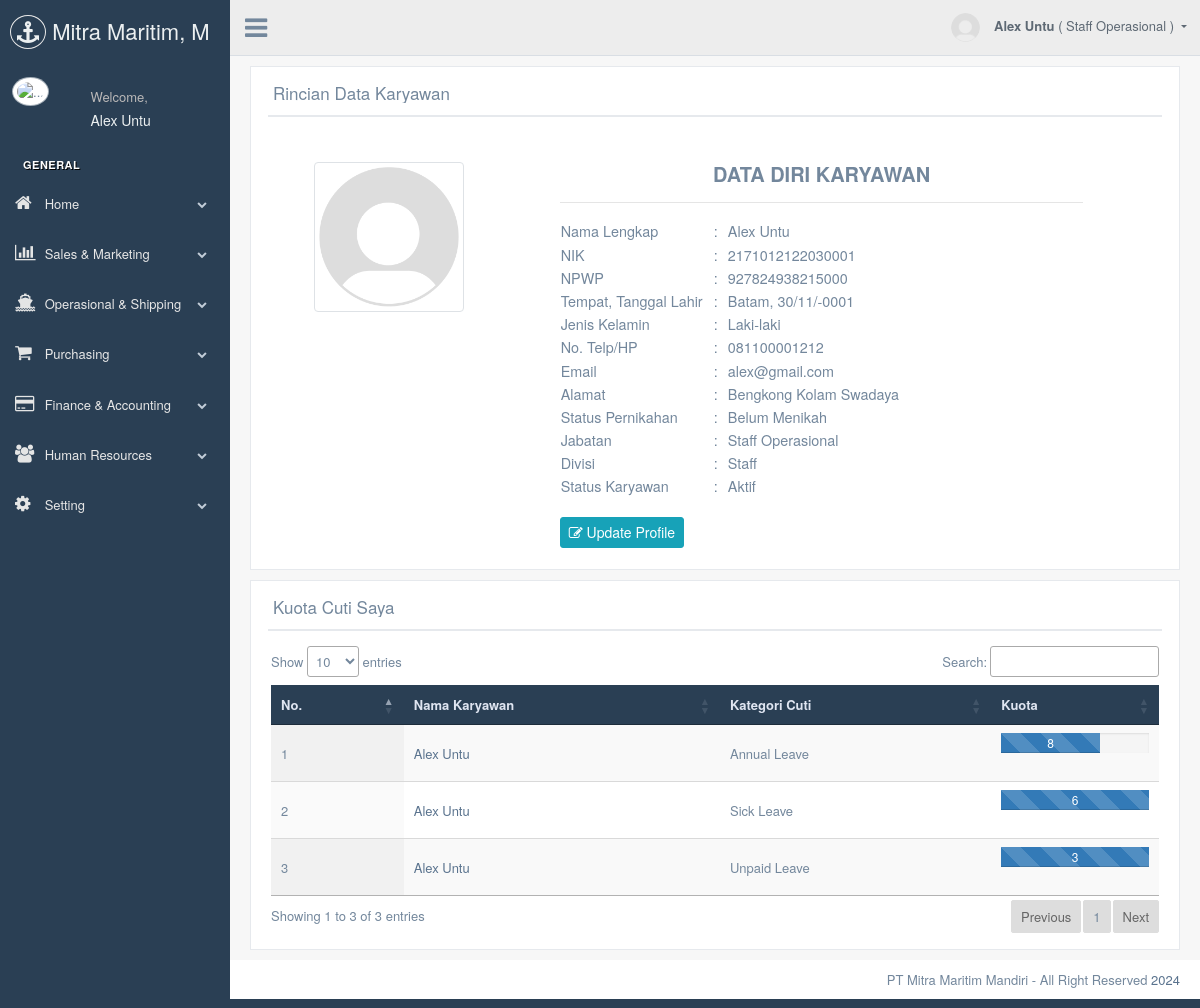
Page /production/purchasing.php?page=profile (signed in) on the committed database.
### tables this page shows
CREATE TABLE `user` (
  `id_user` int(11) NOT NULL,
  `username` varchar(50) NOT NULL,
  `password` varchar(255) NOT NULL,
  `level` varchar(200) NOT NULL,
  `id_emp` int(10) NOT NULL
);

CREATE TABLE `karyawan` (
  `id_emp` int(10) NOT NULL,
  `nama_emp` varchar(40) NOT NULL,
  `id_jabatan` int(10) DEFAULT NULL,
  `id_divisi` int(10) DEFAULT NULL,
  `status` varchar(30) NOT NULL,
  `gambar` varchar(200) NOT NULL,
  `tgl_lahir` date DEFAULT NULL,
  `tempat` varchar(50) DEFAULT NULL,
  `jenis_kelamin` varchar(30) DEFAULT NULL,
  `alamat` varchar(200) DEFAULT NULL,
  `no_hp` varchar(15) DEFAULT NULL,
  `email` varchar(40) DEFAULT NULL,
  `status_pernikahan` varchar(30) DEFAULT NULL,
  `nik` varchar(30) DEFAULT NULL,
  `npwp` varchar(30) DEFAULT NULL,
  `norek_mandiri` varchar(30) DEFAULT NULL
);

CREATE TABLE `jabatan` (
  `id_jabatan` int(10) NOT NULL,
  `nama_jabatan` varchar(30) NOT NULL
);

CREATE TABLE `divisi` (
  `id_divisi` int(10) NOT NULL,
  `nama_divisi` varchar(30) NOT NULL
);

CREATE TABLE `manage_cuti` (
  `id_manage_cuti` int(10) NOT NULL,
  `id_kategori_cuti` int(10) NOT NULL,
  `kuota_cuti` int(5) NOT NULL,
  `id_emp` int(10) NOT NULL
);

CREATE TABLE `kategori_cuti` (
  `id_kategori_cuti` int(10) NOT NULL,
  `kategori_cuti` varchar(255) NOT NULL
);

### production/page/profile/profile.php (the view, shortened to what the rows shown need)
<?php
$id_user = $_SESSION["id_user"];
$karyawan = query("SELECT * FROM karyawan JOIN jabatan ON jabatan.id_jabatan=karyawan.id_jabatan JOIN divisi ON divisi.id_divisi=karyawan.id_divisi JOIN user ON karyawan.id_emp=user.id_emp WHERE user.id_user = $id_user")[0];
?>
<div class="row">
	<div class="col-md-12 col-sm-12 ">
		<div class="x_panel">
				<div class="x_title">
					<h2>Rincian Data Karyawan<small></small></h2>
                  <form action="laporan/rekap_data.php" method="get">
                  </form>
					<div class="x_content">
						<div class="row no-gutters">
						  <div class="col-md-2 mt-5 ml-5 my-5 mr-5">
						    	<img src="img/<?= $karyawan['gambar'];?>" class="card-img rounded img-thumbnail" alt="monmaap, kosong.">
						  </div>
						  <div class="col-md-7 mt-5 ml-5 mr-5">
						        <h5 class="card-title"><b><center>DATA DIRI KARYAWAN</center></b></h5><hr>
						        <table>
						        <tbody style="font-size: 0.9rem;">
								<tr>
						          <td width="45%">Nama Lengkap</td>
						          <td>:&nbsp;&nbsp;</td>
						          <td><?= $karyawan['nama_emp']?></td>
						        </tr>
						        <tr>
						          <td width="45%">NIK</td>
						          <td>:&nbsp;&nbsp;</td>
						          <td><?= $karyawan['nik']?></td>
						        </tr>
						        <tr>
						          <td width="45%">NPWP</td>
						          <td>:&nbsp;&nbsp;</td>
						          <td><?= $karyawan['npwp']?></td>
						        </tr>
								<tr>
						          <td>Tempat, Tanggal Lahir</td>
						          <td>:&nbsp;&nbsp;</td>
						          <td><?= $karyawan['tempat']?>, <?= date('d/m/Y', strtotime($karyawan['tgl_lahir']));?></td>
						        </tr>
								<tr>
						          <td>Jenis Kelamin</td>
						          <td>:&nbsp;&nbsp;</td>
						          <td><?= $karyawan['jenis_kelamin']?></td>
						        </tr>
						        <tr>
						          <td>No. Telp/HP</td>
						          <td>:&nbsp;&nbsp;</td>
						          <td><?= $karyawan['no_hp']?></td>
						        </tr>
						        <tr>
						          <td>Email</td>
						          <td>:&nbsp;&nbsp;</td>
						          <td><?= $karyawan['email']?></td>
						        </tr>
						        <tr>
						          <td>Alamat</td>
						          <td>:&nbsp;&nbsp;</td>
						          <td><?= $karyawan['alamat']?></td>
						        </tr>
						        <tr>
						          <td>Status Pernikahan</td>
						          <td>:&nbsp;&nbsp;</td>
						          <td><?= $karyawan['status_pernikahan']?></td>
						        </tr>
						        <tr>
						          <td>Jabatan</td>
						          <td>:&nbsp;&nbsp;</td>
						          <td><?= $karyawan['nama_jabatan']?></td>
						        </tr>
						        <tr>
						          <td>Divisi</td>
						          <td>:&nbsp;&nbsp;</td>
						          <td><?= $karyawan['nama_divisi']?></td>
						        </tr>
						        <tr>
						          <td>Status Karyawan</td>
						          <td>:&nbsp;&nbsp;</td>
						          <td><?= $karyawan['status']?></td>
						        </tr>
						    </tbody></table>
							<br>
							<a href="?form=updateProfile&id_emp=<?= $karyawan['id_emp']?>" class="btn btn-info btn-sm"> <i class="fa fa-edit"></i> Update Profile</a>
						  </div>
						</div>
					</div>
				</div>
		</div>
	</div>
</div>
<div class="row">
	<div class="col-md-12 col-sm-12 ">
		<div class="x_panel">
				<div class="x_title">
					<h2>Kuota Cuti Saya<small></small></h2>
                  <form action="laporan/rekap_data.php" method="get">
                  </form>
		</div>
					<div class="x_content">
						<div class="table-responsive">
				          <table id="example" class="display" style="width:100%">
				            <thead style="background-color: #2a3f54; color: #dfe5f1;">
				              <tr class="headings">
				                <th class="column-title">No. </th>
				                <th class="column-title">Nama Karyawan</th>
				                <th class="column-title">Kategori Cuti</th>
				                <th class="column-title">Kuota</th>
				              </tr>
				            </thead>
				            <tbody>
				              <tr class="even pointer">
				              	<?php
				              		$no = 1;
				                  $query = "SELECT * FROM manage_cuti JOIN karyawan ON karyawan.id_emp=manage_cuti.id_emp JOIN kategori_cuti ON kategori_cuti.id_kategori_cuti=manage_cuti.id_kategori_cuti JOIN user ON user.id_emp=karyawan.id_emp JOIN jabatan ON jabatan.id_jabatan=karyawan.id_jabatan JOIN divisi ON divisi.id_divisi=karyawan.id_divisi WHERE user.id_user=$id_user";
				              		$tampil = mysqli_query($koneksi, $query);
				              		while ($data = mysqli_fetch_assoc($tampil)) {
				              	 ?>
				                <td class=" "><?= $no++;?></td>
				                <td class=" "><a href="?form=rincianKaryawan&id_emp=<?=$data["id_emp"]?>"><?= $data['nama_emp'];?></a></td>
				                <td class=" "><?= $data['kategori_cuti'];?> </td>
				                <td class="">
				                    <div class="progress">
				                        <?php
				                        $kategori_cuti = $data['kategori_cuti'];
				                        $kuota_cuti = $data['kuota_cuti'];
				                        if ($kategori_cuti == 'Annual Leave') {
				                            $width_percentage = ($kuota_cuti == 12) ? 100 : min(100, ($kuota_cuti / 12) * 100);
				                        } elseif ($kategori_cuti == 'Unpaid Leave') {
				                            $width_percentage = ($kuota_cuti == 3) ? 100 : min(100, ($kuota_cuti / 3) * 100);
				                        } elseif ($kategori_cuti == 'Sick Leave') {
				                            $width_percentage = ($kuota_cuti == 6) ? 100 : min(100, ($kuota_cuti / 6) * 100);
				                        } else {
				                            $width_percentage = min(100, ($kuota_cuti / 12) * 100);
				                        }
				                        echo '<div class="progress-bar progress-bar-striped" role="progressbar" style="width: ' . $width_percentage . '%" aria-valuenow="' . $kuota_cuti . '" aria-valuemin="0" aria-valuemax="12">' . $kuota_cuti . '</div>';
				                        ?>
				                    </div>
				                </td>
				                        <?php
				                        $kuota_cuti = $data['kuota_cuti'];
				                        $width_percentage = min(100, ($kuota_cuti / 12) * 100);
				                        ?>
				              </tr>
				              <?php } ?>
				            </tbody>
				          </table>
        </div>
					</div>
				</div>
	</div>
</div>

### production/purchasing.php (shortened to what the rows shown need)
<?php
  include "koneksi.php";
  $id_user = $_SESSION["id_user"];
  $nama = $_SESSION["nama_emp"];
  $jabatan = $_SESSION['nama_jabatan'];
  $karyawan = query("SELECT * FROM user JOIN karyawan ON karyawan.id_emp=user.id_emp WHERE user.id_user = $id_user")[0];
  ?>
<!DOCTYPE html>
<html lang="en">
  <head>
    <link rel="stylesheet" type="text/css" href="https://cdn.datatables.net/1.13.7/css/jquery.dataTables.min.css">
    <link href="../vendors/bootstrap/dist/css/bootstrap.min.css" rel="stylesheet">
    <link href="../vendors/font-awesome/css/font-awesome.min.css" rel="stylesheet">
    <link href="../vendors/nprogress/nprogress.css" rel="stylesheet">
    <link href="../vendors/iCheck/skins/flat/green.css" rel="stylesheet">
    <link href="../vendors/bootstrap-progressbar/css/bootstrap-progressbar-3.3.4.min.css" rel="stylesheet">
    <link href="../vendors/jqvmap/dist/jqvmap.min.css" rel="stylesheet"/>
    <link href="../vendors/bootstrap-daterangepicker/daterangepicker.css" rel="stylesheet">
    <link href="../build/css/custom.min.css" rel="stylesheet">
  </head>
  <body class="nav-md">
    <div class="container body">
      <div class="main_container">
        <div class="col-md-3 left_col">
          <div class="left_col scroll-view">
            <div class="profile clearfix">
              <div class="profile_info">
                <h2 class=""><?= $nama;?></h2>
              </div>
            </div>
            <br />
          </div>
        </div>
        <div class="top_nav">
          <div class="nav_menu">
              <nav class="nav navbar-nav">
              <ul class=" navbar-right">
                <li class="nav-item dropdown open" style="padding-left: 15px;">
                  <a href="javascript:;" class="user-profile dropdown-toggle" aria-haspopup="true" id="navbarDropdown" data-toggle="dropdown" aria-expanded="false">
                   <img src="img/<?= $karyawan['gambar'];?>" alt=""> <strong> <?= $nama;?></strong> ( <?= $jabatan?> )
                  </a>
                </li>
              </ul>
            </nav>
          </div>
        </div>
        <div class="right_col" role="main">
          <?php
                    if(isset($_GET['page'])){
                        $page = $_GET['page'];
                        switch ($page) {
                            case 'profile':
                                include "page/profile/profile.php";
                                break;
                        }
                    } else if(isset($_GET['form'])){
                        $form = $_GET['form'];
                        switch ($form) {
                            case 'ubahPengajuan':
                                include "page/pengajuan/ubah.php";
                                break;
                            case 'tambahPengajuan':
                                include "page/pengajuan/tambah.php";
                                break;
                            case 'hapusPengajuan':
                                include "page/pengajuan/hapus.php";
                                break;
                            case 'updateProfile':
                                include 'page/profile/update_profile.php';
                                break;
                            case 'ubahRequestCuti':
                                include 'page/hrd/cuti/req_cuti/ubah.php';
                                break;
                            case 'hapusRequestCuti':
                                include 'page/hrd/cuti/req_cuti/hapus.php';
                                break;
                            case 'tambahKaryawan':
                                include 'page/hrd/tambah.php';
                              break;
                              case 'tambahInventaris':
                                include "page/06purchasing/inventaris_dan_asset/tambah.php";
                                break;
                            case 'ubahInventaris':
                                include "page/06purchasing/inventaris_dan_asset/ubah.php";
                                break;
                            case 'hapusInventaris':
                                include 'page/06purchasing/inventaris_dan_asset/hapus.php';
                                break;
                            case 'tambahBarang':
                                include "page/data_barang/tambah.php";
                                break;
                            case 'ubahBarang':
                                include "page/data_barang/ubah.php";
                                break;
                            case 'hapusBarang':
                                include "page/data_barang/hapus.php";
                                break;
                            case 'tambahBarangMasuk':
                                include "page/asset_dan_inventaris/transaksi_barang/barang_masuk/tambah.php";
                                break;
                            case 'cariAnggaran':
                              include "page/anggaran/cari.php";
                              break;
                            case 'ubahCatatan':
                                include "page/catatan/ubah.php";
                                break;
                            case 'tambahCatatan':
                                include "page/catatan/tambah.php";
                                break;
                            case 'hapusCatatan':
                                include "page/catatan/hapus.php";
                                break;
                            case 'cariCatatan':
                                include "page/catatan/cari.php";
                                break;
                            case 'ubahTagihan':
                                include "page/tagihan/ubah.php";
                                break;
                            case 'tambahTagihan':
                                include "page/tagihan/tambah.php";
                                break;
                            case 'hapusTagihan':
                                include "page/tagihan/hapus.php";
                                break;
                            case 'ubahProfil':
                                include "page/profil/ubah.php";
                                break;
                            case "tambahLokasi":
                              include "page/data_master/lokasi/tambah.php";
                              break;
                            case "ubahLokasi":
                              include "page/data_master/lokasi/ubah.php";
                              break;
                            case "hapusLokasi":
                              include "page/data_master/lokasi/hapus.php";
                              break;
                            case "tambahRuangan":
                              include "page/data_master/room/tambah.php";
                              break;
                            case "ubahRuangan":
                              include "page/data_master/room/ubah.php";
                              break;
                            case "hapusRuangan":
                              include "page/data_master/room/hapus.php";
                              break;
                            default:
                                echo "<center><h3>Maaf. Halaman tidak di temukan!</h3></center>";
                                break;
                        }
                    }
                    else{
                        include "page/05dashboard/dashboard.php";
                    }
                ?>
        </div>
      </div>
    </div>
  </body>
</html>

### rows in the picture
user: id_emp.gambar (picture)
karyawan: gambar (picture), nama_emp "Alex Untu", nik "2171012122030001", npwp "927824938215000", tempat "Batam", tgl_lahir "30/11/-0001", jenis_kelamin "Laki-laki", no_hp "081100001212", email "alex@gmail.com", alamat "Bengkong Kolam Swadaya", status_pernikahan "Belum Menikah", id_jabatan.nama_jabatan "Staff Operasional", id_divisi.nama_divisi "Staff", status "Aktif"
manage_cuti: id_emp.nama_emp "Alex Untu", id_kategori_cuti.kategori_cuti "Annual Leave", kuota_cuti "8"
manage_cuti: id_emp.nama_emp "Alex Untu", id_kategori_cuti.kategori_cuti "Sick Leave", kuota_cuti "6"
manage_cuti: id_emp.nama_emp "Alex Untu", id_kategori_cuti.kategori_cuti "Unpaid Leave", kuota_cuti "3"

### other values in the picture
$nama "Alex Untu"
$jabatan "Staff Operasional"
